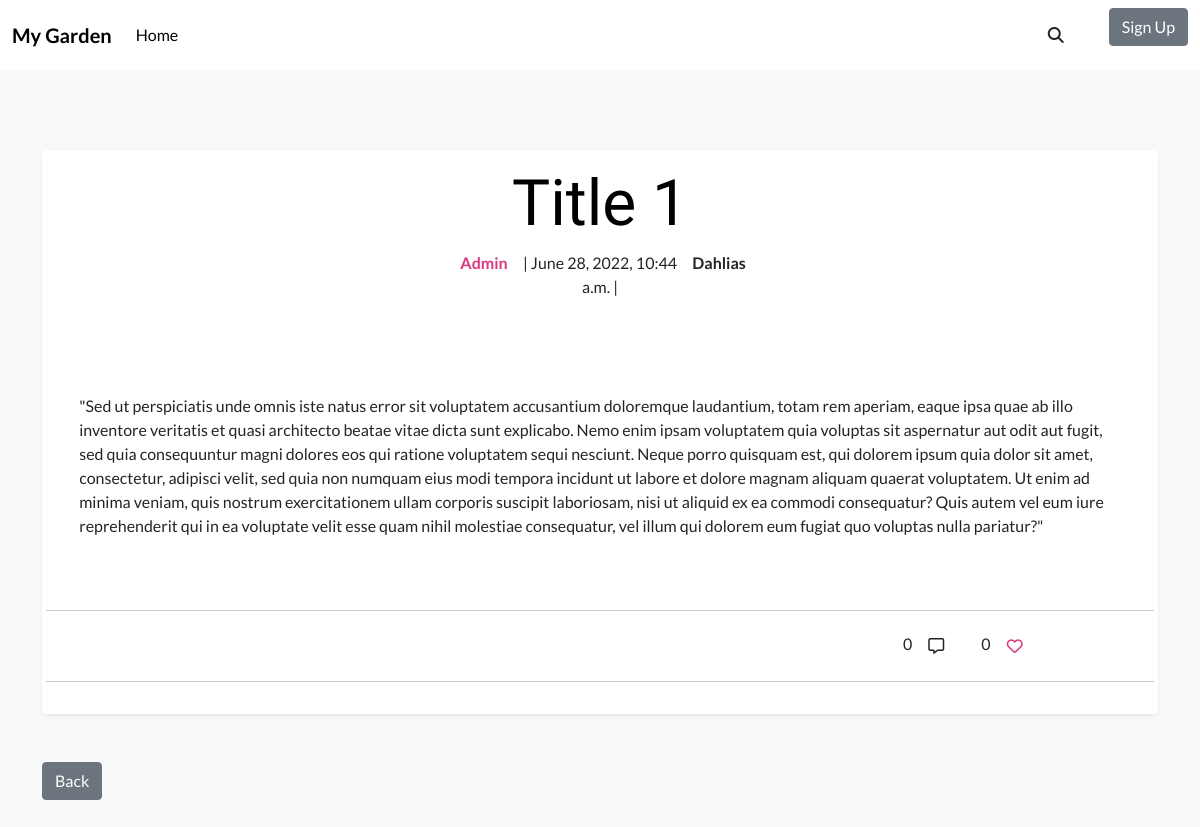
The page /blogpost/title-1/ on the database as committed earlier.
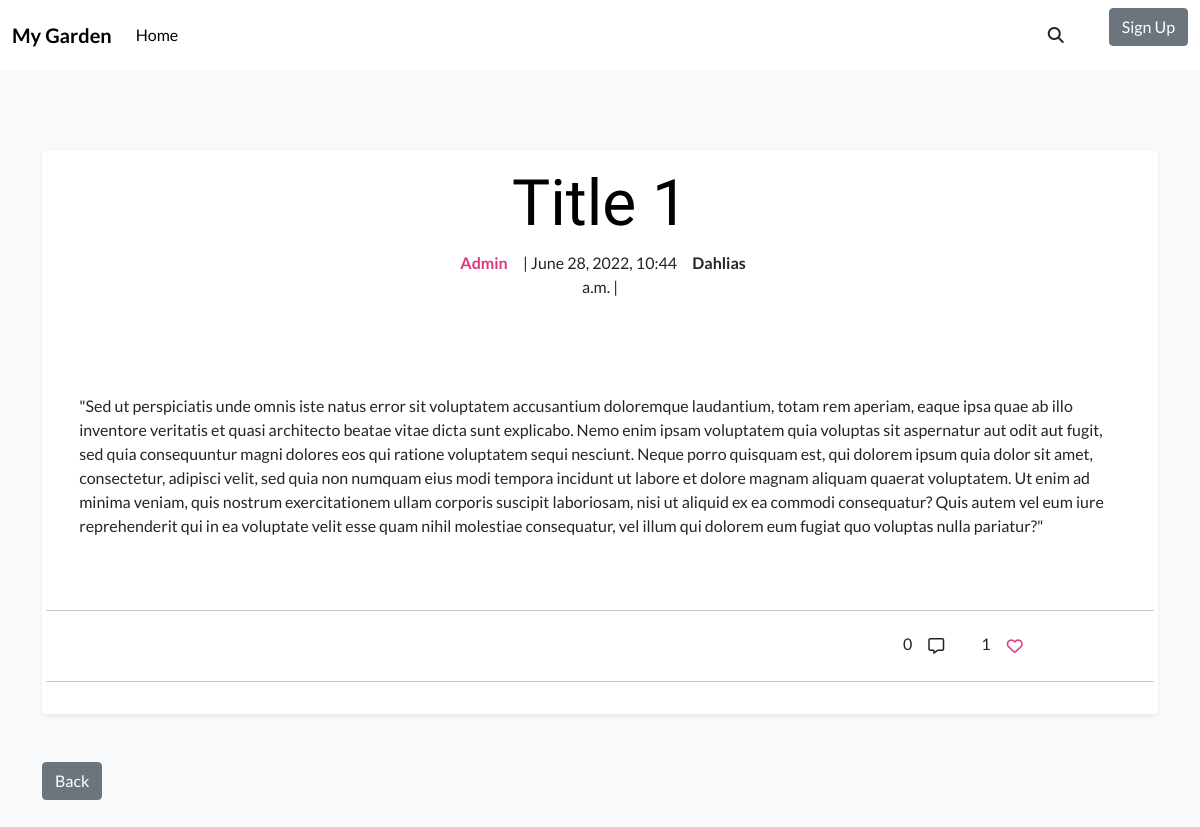
The same page on the database as committed later.
### blog_post/models.py (models this page shows, shortened)
class Post(models.Model):
    PUBLISH_STATUS = ((0, 'Draft'), (1, 'Publish'))
    title = models.CharField(max_length=100)
    slug = models.SlugField(max_length=200, unique=True)
    meta_description = models.CharField(max_length=150, blank=True)
    author = models.ForeignKey(
        User,
        on_delete=models.CASCADE,
        related_name='post_author',
        )
    category = models.ForeignKey(
        Category,
        on_delete=models.CASCADE,
        related_name='post_category',
        )
    created_on = models.DateTimeField(auto_now_add=True)
    updated_on = models.DateTimeField(auto_now=True)
    content = models.TextField()
    published = models.IntegerField(choices=PUBLISH_STATUS, default=0)
    publish_date = models.DateTimeField(blank=True, null=True)
    likes = models.ManyToManyField(
        Profile,
        related_name='post_likes',
        default=[0],
        blank=True
        )
    number_of_likes = models.BigIntegerField(default='0')
    liked = models.BooleanField(default=False)
    post_img = CloudinaryField(
        'post_image',
        default='default_image'
        )  # TODO: Add a default picture
    class Meta:
        ordering = ['-created_on']

class Category(models.Model):
    name = models.CharField(
        max_length=50,
        unique=True,
        blank=False,
        null=False,
        )
    slug = models.SlugField(
        max_length=200,
        unique=True,
        blank=False,
        null=False,
        )
    category_img = CloudinaryField(
        'category_image',
        default='default_image',
        )  #  TODO: Add a default picture
    class Meta:
        verbose_name_plural = "categories"
    def __str__(self):
        return f'{self.name}'

### blog_post/views.py (the view)
# urls.py: path('<slug:slug>/', views.BlogPostDetail.as_view(), name='blog_post'),
class BlogPostDetail(generic.DetailView):
    template_name = 'blog_post.html'
    def get(self, request, slug, *args, **kwargs):
        queryset = Post.objects.filter(published=1).order_by('-created_on')
        post = get_object_or_404(queryset, slug=slug)
        liked = False
        if post.likes.filter(id=request.user.id).exists():
            liked = True
        context = {
            'post': post,
            'liked': liked,
        }
        return render(
            request,
            "blog_post.html",
            context,
        )

### blog_post/templates/blog_post.html (shortened to what this page needs)
{% extends 'base.html' %}
{% load static %}
{% block content %}
<article class=" blog-post-detail shadow-sm p-3 mb-5 bg-body rounded">
    <div class="row">
        <a href="{% url 'blog_post' post.slug %}">
            <h1 class="text-center display-3 text-capitalize">{{post.title}}</h1>
        </a>
    </div>
    <div class="row">
        <div class="col-5 g-0">
            <p class="text-lg-end text-md-end fw-bold post-author">{{post.author}}</p>
        </div>
        <div class="col-2 g-0">
            <p class="text-lg-center text-md-center">| {{post.created_on}} |</p>
        </div>
        <div class="col-5 g-0">
            <p class="text-lg-start text-md-start fw-bold">{{post.category}}</p>
        </div>
    </div>
    <div>
    </div>
    <article id="blog-post-body">
        <div class="row">
            <p class="blog-post-content"> {{post.content}} </p>
        </div>
    </article>
    <div class="comment-and-like-section">
        <div class="row">
            <hr>
            <div class="col-10">
                <p class="text-end">{{post.post_comments.count}}
                    <button class="btn btn-comments" type="button"><i class="far fa-comment-alt"></i></button>
                </p>
            </div>
            <div class="col-2">
                <span>{{post.number_of_likes}}</span>
                {% if request.user.is_authenticated %}
                    {% if liked %}
                    <button class="btn btn_likes" id="btn-like" name="{% url 'post_likes' post.slug %}" type="submit"
                    value="{{post.id}}"><i id="btn-i" class="fas fa-heart btn-icon"></i></button>
                    {% else %}
                    <button class="btn btn_likes" id="btn-like" name="{% url 'post_likes' post.slug %}" type="submit"
                    value="{{post.id}}"><i id="btn-i" class="far fa-heart btn-icon"></i></button>
                    {% endif %}
                {% else %}
                <button class="btn" id="btn-like" onclick="alertMsgVisitorLikes()"><i id="btn-i" class="far fa-heart btn-icon"></i></button>
                {% endif %}
            </div>
            <hr>
        </div>
    </div>
</article>
<a href="{% url 'index' %}" class="btn btn-secondary mb-5">Back</a>
{% endblock %}

Rows that differ between the two databases and show on the page:
changed Post "Title 1": number_of_likes "0" → "1"
